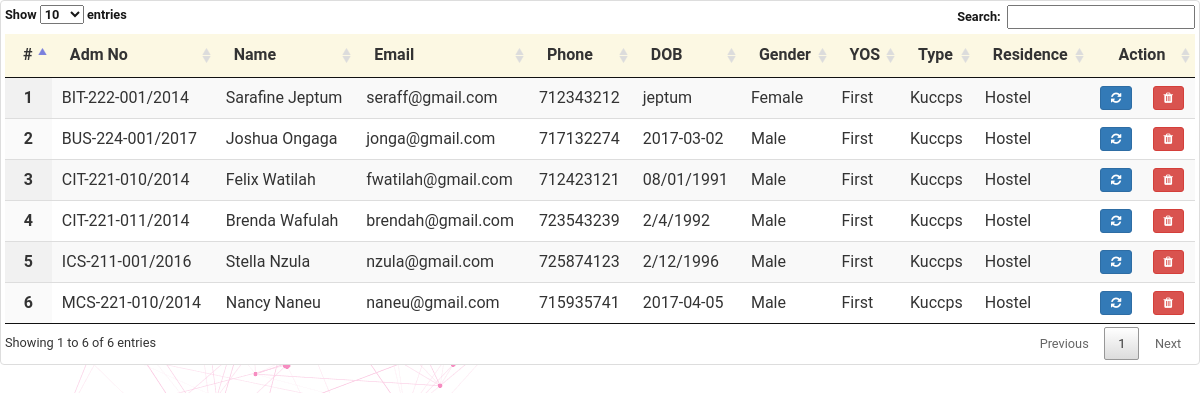
Screenshot of /Admin/students.php with the database file from the repository.
### tables this page shows
CREATE TABLE `student` (
  `s_id` int(11) NOT NULL,
  `name` varchar(255) NOT NULL,
  `gender` varchar(25) NOT NULL,
  `dob` varchar(25) NOT NULL,
  `id` int(25) NOT NULL,
  `nation` varchar(25) NOT NULL,
  `phone` int(25) NOT NULL,
  `email` varchar(255) NOT NULL,
  `county` varchar(25) NOT NULL,
  `town` varchar(25) NOT NULL,
  `address` varchar(25) NOT NULL,
  `adm` varchar(255) NOT NULL,
  `yos` varchar(25) NOT NULL,
  `type` varchar(25) NOT NULL,
  `residence` varchar(25) NOT NULL,
  `pic` longblob NOT NULL
);

### Admin/students.php (the view, shortened to what this page needs)
<?php
$conn = mysqli_connect('localhost','root','','exam');
$result = mysqli_query($conn, "SELECT * FROM `student` ORDER BY `adm` ASC");
?>
<html>
<head>
    <link rel="stylesheet" type="text/css" href="../frameworks/Bootstrap/css/bootstrap.css">
    <link rel="stylesheet" type="text/css" href="../frameworks/fa/css/font-awesome.min.css">
    <link rel="stylesheet" type="text/css" href="../frameworks/jquery-ui/jquery-ui.min.js">
    <link rel="stylesheet" type="text/css" href="../frameworks/w3css/w3css.css">
    <link rel="stylesheet" type="text/css" href="../frameworks/materialdesign/css/materialdesignicons.min.css">
    <link rel="stylesheet" type="text/css" href="../frameworks/dataTable/css/jquery.dataTables.min.css">
    <link rel="stylesheet" type="text/css" href="../css/main.css">
</head>
<body>
<div class="thumbnail">
    <table class="table table-striped table-hover table-responsive table-condensed display" cellpadding="0" id="adminStud">
        <thead>
        <tr class="bg-warning">
            <th>#</th>
            <th>Adm No</th>
            <th>Name</th>
            <th>Email</th>
            <th>Phone</th>
            <th>DOB</th>
            <th>Gender</th>
            <th>YOS</th>
            <th>Type</th>
            <th>Residence</th>
            <th class='text-center'>Action</th>
        </tr>
        </thead>
        <tbody>
        <?php
        $no = 0;
        while ($row = mysqli_fetch_assoc($result)){
            $no ++;
            echo "<tr>
                    <td class='text-center'><strong>".$no."</strong></td>
                    <td>".strtoupper($row['adm'])."</td>
                    <td>".ucfirst($row['name'])."</td>
                    <td>".strtolower($row['email'])."</td>
                    <td>".$row['phone']."</td>
                    <td>".$row['dob']."</td>
                    <td>".ucfirst($row['gender'])."</td>
                    <td>".ucfirst($row['yos'])."</td>
                    <td>".ucfirst($row['type'])."</td>
                    <td>".ucfirst($row['residence'])."</td>
                    <td class='text-center'>
                        <a role='button' type='button' class='edit btn btn-sm btn-primary' id='".$row['adm']."'>
                        <i class='fa fa-refresh'></i>
                        </a>&emsp;
                        <a href='php/delete_stud.php?adm=".$row['adm']."' onclick='return confirm(\"Are you sure you want to delete? \");' class='btn btn-sm btn-danger'>
                        <i class='fa fa-trash'></i>
                        </a>
                    </td>
                </tr>";
        }
        ?>
        </tbody>
    </table>
</div>
</body>
</html>

### frameworks/w3css/w3css.css (style rules this page uses)
* { -webkit-box-sizing:border-box;-moz-box-sizing:border-box;box-sizing:border-box }
html { -ms-text-size-adjust:100%;-webkit-text-size-adjust:100% }
body { margin:0 }
a { background-color:transparent }
html,body { font-family:Verdana,sans-serif;font-size:15px;line-height:1.5 }
html { overflow-x:hidden }
a { color:inherit }
table { border-collapse:collapse;border-spacing:0;width:100%;display:table }
table,th,td { border:none }

### css/main.css (style rules this page uses)
body { margin: 0; font-size: .85em; background: url("../img/pub-bg.gif") fixed; font-family: Roboto, "Monotype Corsiva"; line-height: 1em; }
.table { margin-bottom: 0; }
.table > tbody > tr > td { vertical-align: middle; }
tr { height: 80%; }
table.dataTable thead .sorting:after { opacity: 0.2; }

### rows the page displays
student: adm "BIT-222-001/2014", name "Sarafine Jeptum", email "seraff@gmail.com", phone "712343212", dob "jeptum", gender "Female", yos "First", type "Kuccps", residence "Hostel"
student: adm "BUS-224-001/2017", name "Joshua Ongaga", email "jonga@gmail.com", phone "717132274", dob "2017-03-02", gender "Male", yos "First", type "Kuccps", residence "Hostel"
student: adm "CIT-221-010/2014", name "Felix Watilah", email "fwatilah@gmail.com", phone "712423121", dob "08/01/1991", gender "Male", yos "First", type "Kuccps", residence "Hostel"
student: adm "CIT-221-011/2014", name "Brenda Wafulah", email "brendah@gmail.com", phone "723543239", dob "2/4/1992", gender "Male", yos "First", type "Kuccps", residence "Hostel"
student: adm "ICS-211-001/2016", name "Stella Nzula", email "nzula@gmail.com", phone "725874123", dob "2/12/1996", gender "Male", yos "First", type "Kuccps", residence "Hostel"
student: adm "MCS-221-010/2014", name "Nancy Naneu", email "naneu@gmail.com", phone "715935741", dob "2017-04-05", gender "Male", yos "First", type "Kuccps", residence "Hostel"
